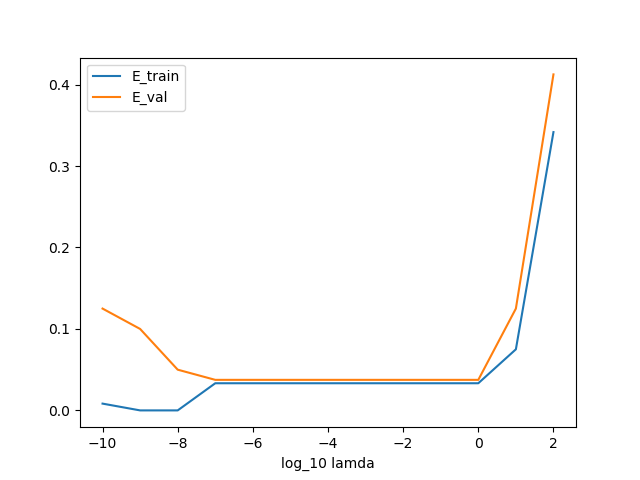

The Python source for this figure:
import numpy as np
import matplotlib.pyplot as plt
import math

fptr = open("train.txt" , "r")
trainX = [ ]
trainY=[ ]
temp_list=[ ]
for line in fptr:
	temp_list=([float(x) for x in line.split()])
	trainY.append(temp_list[-1])
	temp_list.pop()
	temp_list.insert(0, float(1))
	trainX.append(temp_list)
train_size = len(trainX)
print(train_size)

fptr = open("test.txt" , "r")
testX = [ ]
testY=[ ]
temp_list=[ ]
for line in fptr:
	temp_list=([float(x) for x in line.split()])
	testY.append(temp_list[-1])
	temp_list.pop()
	temp_list.insert(0, float(1))
	testX.append(temp_list)
test_size = len(testX)
fptr.close()
print(test_size)

def reg_lin_regression(in_lamba):
	return np.linalg.inv(np.mat(trainX[0:120]).T.dot(np.mat(trainX[0:120]))+in_lamba*np.identity(len(trainX[1]))).dot(np.mat(trainX[0:120]).T).dot(np.mat(trainY[0:120]).T)

def check_train(w):
	err = 0.0
	for i in range(120):
		if np.sign(np.mat(trainX[i]).dot(w)) != np.sign(trainY[i]):
			err = err + 1
	#print(err/train_size)
	return err/120

def check_val(w):
	err = 0.0
	for i in range(train_size-120):
		if np.sign(np.mat(trainX[120+i]).dot(w)) != np.sign(trainY[120+i]):
			err = err + 1
	#print(err/test_size)
	return err/(train_size-120)

lamda_list = [-10, -9, -8, -7, -6, -5, -4, -3, -2, -1, 0, 1, 2]

Etrain = []
Eval = []
for lamda in lamda_list:
	w_reg = reg_lin_regression(10**lamda)
	print(w_reg)
	Etrain.append(check_train(w_reg))
	Eval.append(check_val(w_reg))

plt.plot(lamda_list, Etrain, label='E_train')
plt.plot(lamda_list, Eval, label='E_val')
plt.legend(loc='upper left')
plt.xlabel('log_10 lamda')
plt.show()
